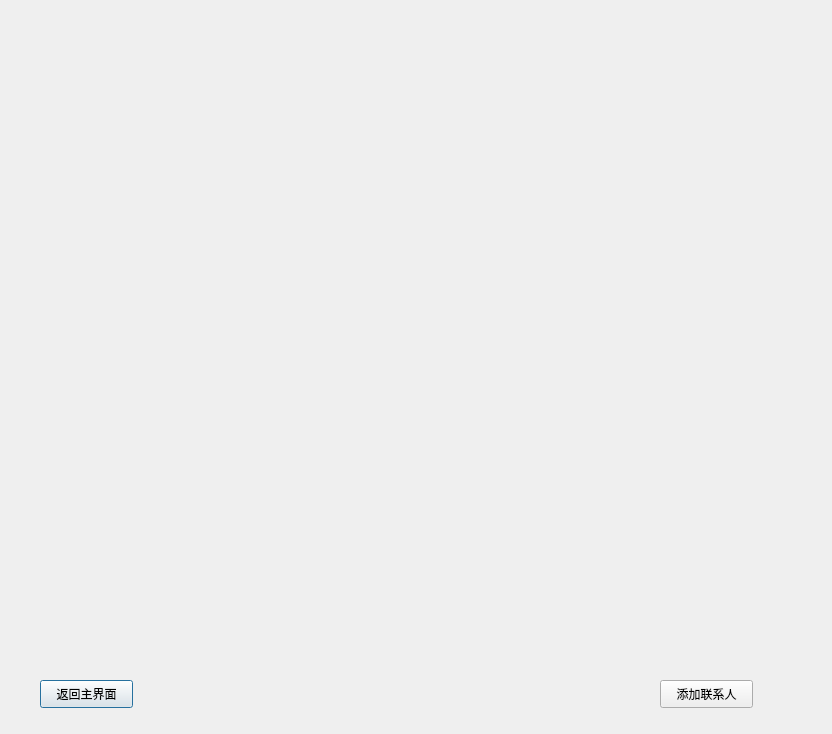
<?xml version="1.0" encoding="UTF-8"?>
<ui version="4.0">
 <class>LiaisonEmail</class>
 <widget class="QDialog" name="LiaisonEmail">
  <property name="geometry">
   <rect>
    <x>0</x>
    <y>0</y>
    <width>832</width>
    <height>734</height>
   </rect>
  </property>
  <property name="windowTitle">
   <string>Dialog</string>
  </property>
  <widget class="QPushButton" name="buttonReturn">
   <property name="geometry">
    <rect>
     <x>40</x>
     <y>680</y>
     <width>93</width>
     <height>28</height>
    </rect>
   </property>
   <property name="text">
    <string>返回主界面</string>
   </property>
  </widget>
  <widget class="QPushButton" name="buttonAddLiaison">
   <property name="geometry">
    <rect>
     <x>660</x>
     <y>680</y>
     <width>93</width>
     <height>28</height>
    </rect>
   </property>
   <property name="text">
    <string>添加联系人</string>
   </property>
  </widget>
 </widget>
 <resources/>
 <connections/>
</ui>
